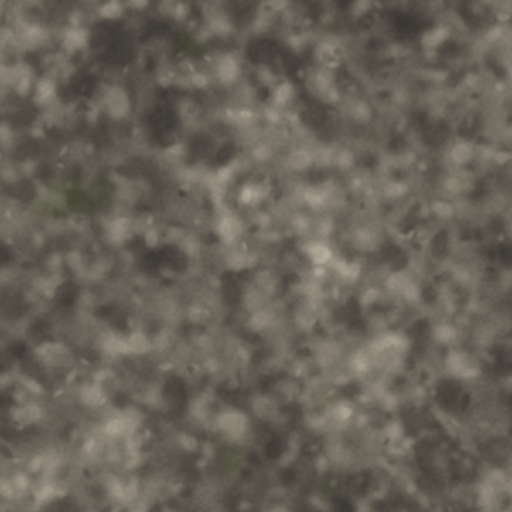
#> input picture assets/terrain/_backup_hd_20261024/rock.png, 1024 x 1024 px (shown at 1/2 size)
$ python import_cc0_rock.py ../assets/terrain/_backup_hd_20261024/rock.png ../assets/terrain/_backup_hd_20261024/rock.png 1.0
#> lines starting #> are read from the running program, lines starting #| are printed output that depends on the picture
# -*- coding: utf-8 -*-
"""把 ambientCG CC0 岩石贴图导入资产管线。

用法:
  python import_cc0_rock.py <Color.jpg 路径> <槽位: rock|rock2|rock3> [目标亮度]
步骤: 原生无缝(不做 feather，ambientCG 本身无缝) -> 亮度对齐场景口径 -> 2048² LANCZOS
     -> 旧图备份到 _backup/cc0_20261028_<槽位>.png -> 覆盖 assets/terrain/<槽位>.png
协议: ambientCG 全站 CC0，免费商用、无需署名。
"""
import os, shutil, sys
import numpy as np
from PIL import Image

OUT_DIR = r"C:/Users/shy/桌面/Godot/assets/terrain"
BACKUP_DIR = os.path.join(OUT_DIR, "_backup")
DEFAULT_LUM = 97.0  # 当前 rock.png 场景验证过的平均亮度口径


def lum(im: Image.Image) -> float:
    a = np.asarray(im.convert("RGB").resize((64, 64))).astype(np.float32)
    return float((0.2126 * a[..., 0] + 0.7152 * a[..., 1] + 0.0722 * a[..., 2]).mean())


def main() -> None:
    src, slot = sys.argv[1], sys.argv[2]
    target = float(sys.argv[3]) if len(sys.argv) > 3 else DEFAULT_LUM

    im = Image.open(src).convert("RGB")
#> im is the input picture: PIL image 1024x1024 RGB; mean R, G, B 104, 98, 88

    # 非正方形源图先居中裁方（ambientCG 有 512x1024 / 1024x512 的包），
    # 否则 resize 到 2048² 会把石板横向/纵向拉变形
    w, h = im.size
#> w = 1024; h = 1024
    if w != h:
        s = min(w, h)
        im = im.crop(((w - s) // 2, (h - s) // 2, (w + s) // 2, (h + s) // 2))
        print(f"非正方形 {w}x{h} -> 居中裁方 {s}x{s}")

    # 亮度对齐：整体乘法缩放，保留色相与饱和度；系数限幅防漂白
    cur = lum(im)
#> in lum, `a = np.asarray(im.convert("RGB").resize((64, 64))).astype(np.float32)`:
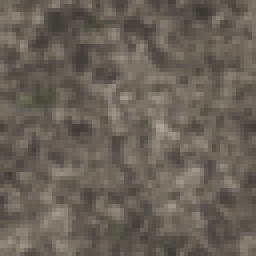
#> a: shape (64, 64, 3) float32 (shown 4 times larger); mean R, G, B 104, 98, 88
#> cur = 98.56
    factor = max(0.6, min(1.8, target / max(cur, 1.0)))
#> factor = 0.6
    arr = np.asarray(im).astype(np.float32) * factor
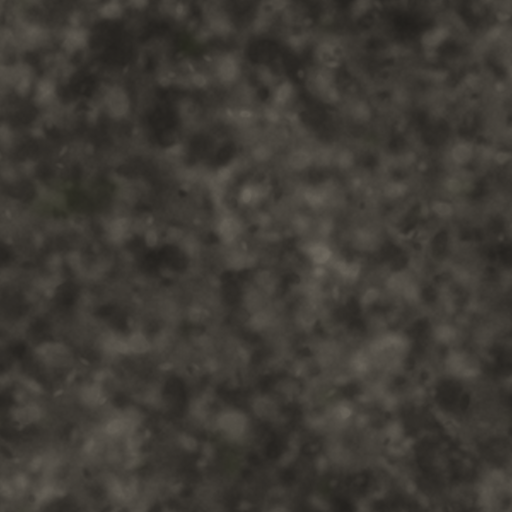
#> arr: shape (1024, 1024, 3) float32 (shown at 1/2 size); mean R, G, B 62.4, 58.8, 52.8
    im = Image.fromarray(np.clip(arr, 0, 255).astype(np.uint8))
    print(f"亮度对齐: {cur:.0f} -> {lum(im):.0f} (factor {factor:.3f})")
#> in lum (call 2), `a = np.asarray(im.convert("RGB").resize((64, 64))).astype(np.float32)`:
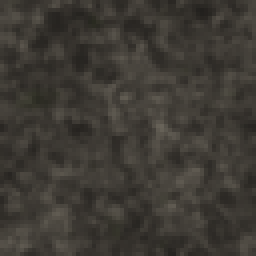
#> a: shape (64, 64, 3) float32 (shown 4 times larger); mean R, G, B 62, 58.4, 52.4
#| 亮度对齐: 99 -> 59 (factor 0.600)

    im = im.resize((2048, 2048), Image.LANCZOS)
#> im: PIL image 2048x2048 RGB

    out_path = os.path.join(OUT_DIR, f"{slot}.png")
    backup = os.path.join(BACKUP_DIR, f"cc0_20261028_{slot}.png")
    if os.path.isfile(out_path) and not os.path.isfile(backup):
        shutil.copy2(out_path, backup)
        print("旧图已备份 ->", backup)
    im.save(out_path)
    print("已写入", out_path, im.size)
#| 已写入 C:/Users/shy/桌面/Godot/assets/terrain/../assets/terrain/_backup_hd_20261024/rock.png.png (2048, 2048)


if __name__ == "__main__":
    main()

$ run again, with assets/terrain/_backup_hd_20261024/dirt.png copied over assets/terrain/_backup_hd_20261024/rock.png
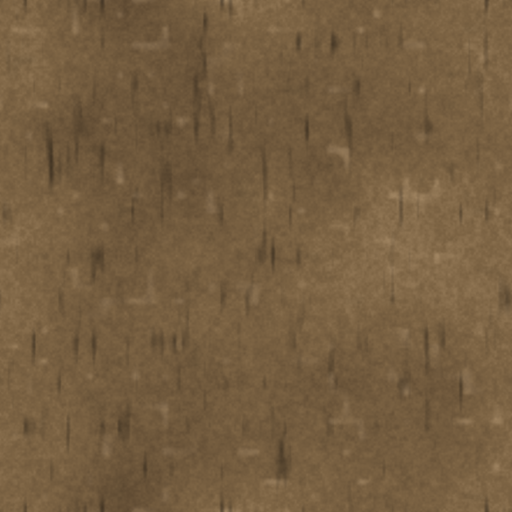
#> input picture assets/terrain/_backup_hd_20261024/dirt.png, 1024 x 1024 px (shown at 1/2 size)
#> in main, im is the input picture: PIL image 1024x1024 RGB; mean R, G, B 118, 94, 64
#> cur = 96.92
#> factor = 0.6
#> in main, `im = Image.fromarray(np.clip(arr, 0, 255).astype(np.uint8))`:
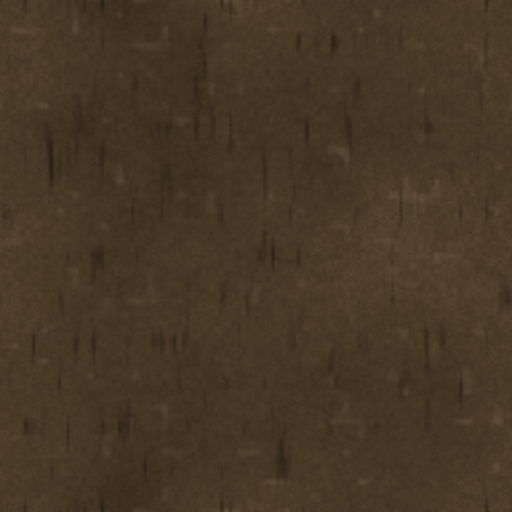
#> im: PIL image 1024x1024 RGB (shown at 1/2 size); mean R, G, B 70.4, 56, 38
#> in lum (call 2), `a = np.asarray(im.convert("RGB").resize((64, 64))).astype(np.float32)`:
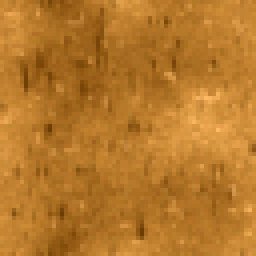
#> a: shape (64, 64, 3) float32 (shown 4 times larger); mean R, G, B 70.4, 56, 38; drawn with min black and max white
#| 亮度对齐: 97 -> 58 (factor 0.600)
#| 已写入 C:/Users/shy/桌面/Godot/assets/terrain/../assets/terrain/_backup_hd_20261024/rock.png.png (2048, 2048)

$ run again, with assets/terrain/_backup_hd_20261024/grass.png copied over assets/terrain/_backup_hd_20261024/rock.png
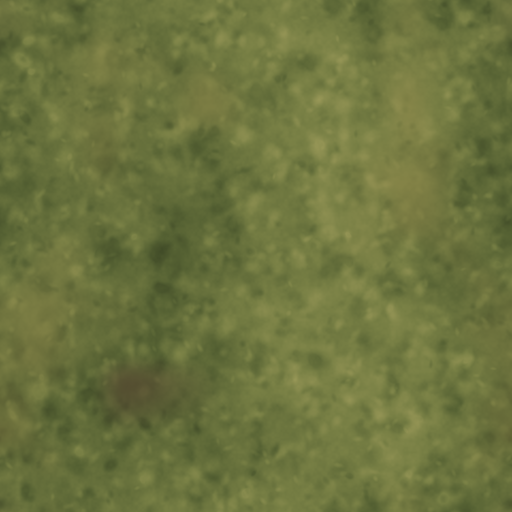
#> input picture assets/terrain/_backup_hd_20261024/grass.png, 1024 x 1024 px (shown at 1/2 size)
#> in main, im is the input picture: PIL image 1024x1024 RGB; mean R, G, B 108, 116, 62
#> cur = 110.4
#> factor = 0.6
#> in main, `im = Image.fromarray(np.clip(arr, 0, 255).astype(np.uint8))`:
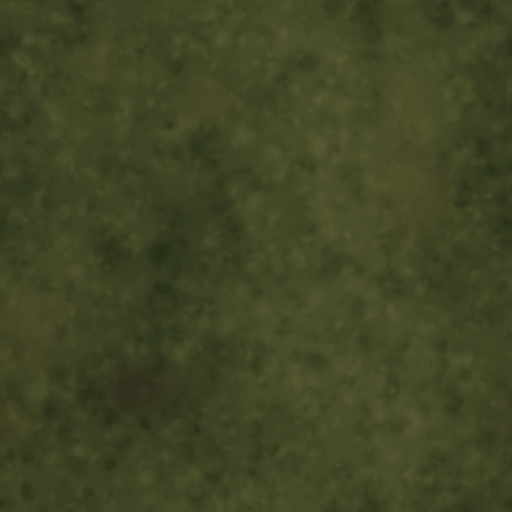
#> im: PIL image 1024x1024 RGB (shown at 1/2 size); mean R, G, B 64.4, 69.2, 36.8
#> in lum (call 2), `a = np.asarray(im.convert("RGB").resize((64, 64))).astype(np.float32)`:
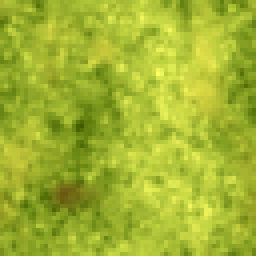
#> a: shape (64, 64, 3) float32 (shown 4 times larger); mean R, G, B 64.4, 69.2, 36.8; drawn with min black and max white
#| 亮度对齐: 110 -> 66 (factor 0.600)
#| 已写入 C:/Users/shy/桌面/Godot/assets/terrain/../assets/terrain/_backup_hd_20261024/rock.png.png (2048, 2048)
